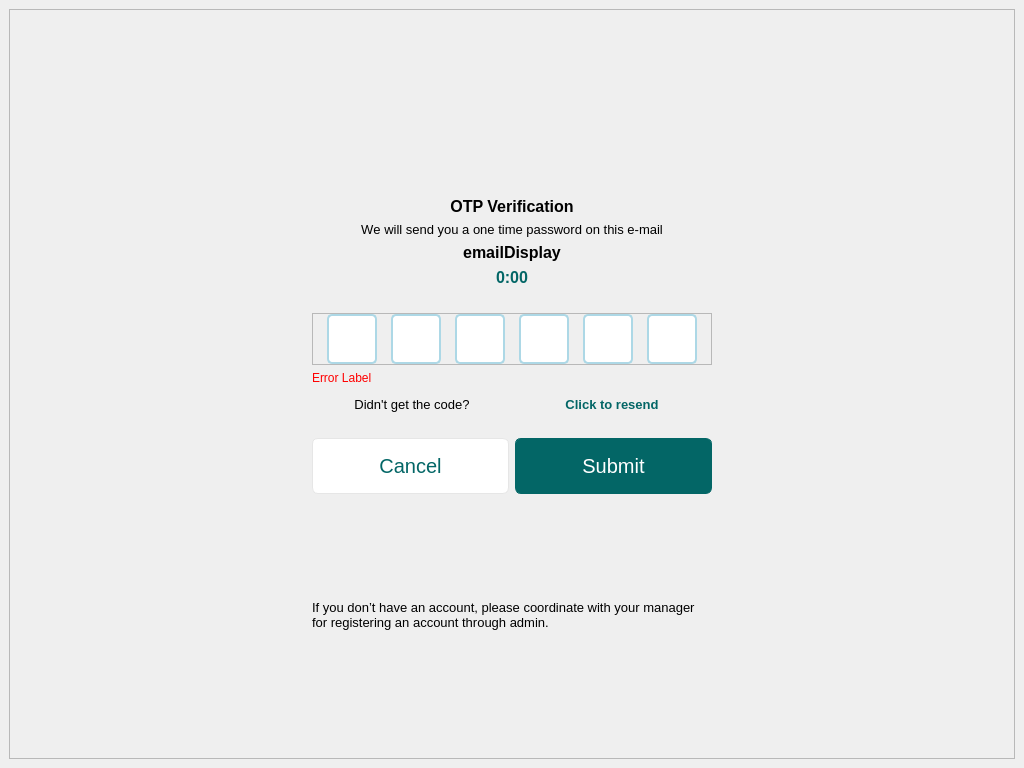
<?xml version="1.0" encoding="UTF-8"?>
<ui version="4.0">
 <class>MainWindow</class>
 <widget class="QMainWindow" name="MainWindow">
  <property name="geometry">
   <rect>
    <x>0</x>
    <y>0</y>
    <width>1024</width>
    <height>768</height>
   </rect>
  </property>
  <property name="windowTitle">
   <string>MainWindow</string>
  </property>
  <widget class="QWidget" name="centralwidget">
   <layout class="QHBoxLayout" name="horizontalLayout">
    <item>
     <widget class="QFrame" name="frame">
      <property name="frameShape">
       <enum>QFrame::StyledPanel</enum>
      </property>
      <property name="frameShadow">
       <enum>QFrame::Raised</enum>
      </property>
      <layout class="QGridLayout" name="gridLayout_3">
       <item row="2" column="1">
        <layout class="QVBoxLayout" name="verticalLayout_2">
         <property name="spacing">
          <number>6</number>
         </property>
         <item>
          <widget class="QWidget" name="logoWidget" native="true">
           <layout class="QHBoxLayout" name="horizontalLayout_3">
            <item>
             <widget class="QLabel" name="logo">
              <property name="enabled">
               <bool>true</bool>
              </property>
              <property name="maximumSize">
               <size>
                <width>250</width>
                <height>80</height>
               </size>
              </property>
              <property name="styleSheet">
               <string notr="true"/>
              </property>
              <property name="text">
               <string/>
              </property>
              <property name="textFormat">
               <enum>Qt::AutoText</enum>
              </property>
              <property name="pixmap">
               <pixmap>:/logos/Icons/logo1.png</pixmap>
              </property>
              <property name="scaledContents">
               <bool>true</bool>
              </property>
              <property name="alignment">
               <set>Qt::AlignCenter</set>
              </property>
              <property name="wordWrap">
               <bool>false</bool>
              </property>
             </widget>
            </item>
           </layout>
          </widget>
         </item>
         <item>
          <spacer name="verticalSpacer_8">
           <property name="orientation">
            <enum>Qt::Vertical</enum>
           </property>
           <property name="sizeHint" stdset="0">
            <size>
             <width>20</width>
             <height>20</height>
            </size>
           </property>
          </spacer>
         </item>
         <item>
          <widget class="QLabel" name="titleLabel">
           <property name="font">
            <font>
             <pointsize>12</pointsize>
             <bold>true</bold>
            </font>
           </property>
           <property name="text">
            <string>OTP Verification</string>
           </property>
           <property name="alignment">
            <set>Qt::AlignCenter</set>
           </property>
          </widget>
         </item>
         <item>
          <widget class="QLabel" name="instructionLabel">
           <property name="minimumSize">
            <size>
             <width>400</width>
             <height>0</height>
            </size>
           </property>
           <property name="maximumSize">
            <size>
             <width>400</width>
             <height>16777215</height>
            </size>
           </property>
           <property name="font">
            <font>
             <pointsize>10</pointsize>
             <bold>false</bold>
             <kerning>false</kerning>
            </font>
           </property>
           <property name="text">
            <string>We will send you a one time password on this e-mail</string>
           </property>
           <property name="textFormat">
            <enum>Qt::AutoText</enum>
           </property>
           <property name="scaledContents">
            <bool>false</bool>
           </property>
           <property name="alignment">
            <set>Qt::AlignCenter</set>
           </property>
           <property name="wordWrap">
            <bool>false</bool>
           </property>
           <property name="indent">
            <number>-1</number>
           </property>
          </widget>
         </item>
         <item>
          <widget class="QLabel" name="emailDISPLAY">
           <property name="font">
            <font>
             <pointsize>12</pointsize>
             <bold>true</bold>
            </font>
           </property>
           <property name="text">
            <string>emailDisplay</string>
           </property>
           <property name="alignment">
            <set>Qt::AlignCenter</set>
           </property>
          </widget>
         </item>
         <item>
          <widget class="QLabel" name="timer">
           <property name="font">
            <font>
             <pointsize>12</pointsize>
             <bold>true</bold>
            </font>
           </property>
           <property name="styleSheet">
            <string notr="true">QLabel {
    color: #036666;
}
</string>
           </property>
           <property name="text">
            <string>0:00</string>
           </property>
           <property name="alignment">
            <set>Qt::AlignCenter</set>
           </property>
          </widget>
         </item>
         <item>
          <spacer name="verticalSpacer_10">
           <property name="orientation">
            <enum>Qt::Vertical</enum>
           </property>
           <property name="sizeHint" stdset="0">
            <size>
             <width>20</width>
             <height>20</height>
            </size>
           </property>
          </spacer>
         </item>
         <item>
          <widget class="QFrame" name="OTP">
           <property name="frameShape">
            <enum>QFrame::StyledPanel</enum>
           </property>
           <property name="frameShadow">
            <enum>QFrame::Raised</enum>
           </property>
           <layout class="QHBoxLayout" name="horizontalLayout_2">
            <property name="spacing">
             <number>0</number>
            </property>
            <property name="sizeConstraint">
             <enum>QLayout::SetDefaultConstraint</enum>
            </property>
            <property name="leftMargin">
             <number>0</number>
            </property>
            <property name="topMargin">
             <number>0</number>
            </property>
            <property name="rightMargin">
             <number>0</number>
            </property>
            <property name="bottomMargin">
             <number>0</number>
            </property>
            <item>
             <widget class="QLineEdit" name="otp1">
              <property name="sizePolicy">
               <sizepolicy hsizetype="Fixed" vsizetype="Fixed">
                <horstretch>0</horstretch>
                <verstretch>0</verstretch>
               </sizepolicy>
              </property>
              <property name="minimumSize">
               <size>
                <width>50</width>
                <height>50</height>
               </size>
              </property>
              <property name="maximumSize">
               <size>
                <width>50</width>
                <height>50</height>
               </size>
              </property>
              <property name="styleSheet">
               <string notr="true">QLineEdit {
        border: 2px solid #ADD8E6;
        border-radius: 5px;
        padding: 12px;
        font-size: 16px;
    }</string>
              </property>
             </widget>
            </item>
            <item>
             <widget class="QLineEdit" name="otp2">
              <property name="sizePolicy">
               <sizepolicy hsizetype="Fixed" vsizetype="Fixed">
                <horstretch>0</horstretch>
                <verstretch>0</verstretch>
               </sizepolicy>
              </property>
              <property name="minimumSize">
               <size>
                <width>50</width>
                <height>50</height>
               </size>
              </property>
              <property name="maximumSize">
               <size>
                <width>50</width>
                <height>50</height>
               </size>
              </property>
              <property name="styleSheet">
               <string notr="true">QLineEdit {
        border: 2px solid #ADD8E6;
        border-radius: 5px;
        padding: 12px;
        font-size: 16px;
    }</string>
              </property>
             </widget>
            </item>
            <item>
             <widget class="QLineEdit" name="otp3">
              <property name="sizePolicy">
               <sizepolicy hsizetype="Fixed" vsizetype="Fixed">
                <horstretch>0</horstretch>
                <verstretch>0</verstretch>
               </sizepolicy>
              </property>
              <property name="minimumSize">
               <size>
                <width>50</width>
                <height>50</height>
               </size>
              </property>
              <property name="maximumSize">
               <size>
                <width>50</width>
                <height>50</height>
               </size>
              </property>
              <property name="styleSheet">
               <string notr="true">QLineEdit {
        border: 2px solid #ADD8E6;
        border-radius: 5px;
        padding: 12px;
        font-size: 16px;
    }</string>
              </property>
             </widget>
            </item>
            <item>
             <widget class="QLineEdit" name="otp4">
              <property name="sizePolicy">
               <sizepolicy hsizetype="Fixed" vsizetype="Fixed">
                <horstretch>0</horstretch>
                <verstretch>0</verstretch>
               </sizepolicy>
              </property>
              <property name="minimumSize">
               <size>
                <width>50</width>
                <height>50</height>
               </size>
              </property>
              <property name="maximumSize">
               <size>
                <width>50</width>
                <height>50</height>
               </size>
              </property>
              <property name="styleSheet">
               <string notr="true">QLineEdit {
        border: 2px solid #ADD8E6;
        border-radius: 5px;
        padding: 12px;
        font-size: 16px;
    }</string>
              </property>
             </widget>
            </item>
            <item>
             <widget class="QLineEdit" name="otp5">
              <property name="sizePolicy">
               <sizepolicy hsizetype="Fixed" vsizetype="Fixed">
                <horstretch>0</horstretch>
                <verstretch>0</verstretch>
               </sizepolicy>
              </property>
              <property name="minimumSize">
               <size>
                <width>50</width>
                <height>50</height>
               </size>
              </property>
              <property name="maximumSize">
               <size>
                <width>50</width>
                <height>50</height>
               </size>
              </property>
              <property name="styleSheet">
               <string notr="true">QLineEdit {
        border: 2px solid #ADD8E6;
        border-radius: 5px;
        padding: 12px;
        font-size: 16px;
    }</string>
              </property>
             </widget>
            </item>
            <item>
             <widget class="QLineEdit" name="otp6">
              <property name="sizePolicy">
               <sizepolicy hsizetype="Fixed" vsizetype="Fixed">
                <horstretch>0</horstretch>
                <verstretch>0</verstretch>
               </sizepolicy>
              </property>
              <property name="minimumSize">
               <size>
                <width>50</width>
                <height>50</height>
               </size>
              </property>
              <property name="maximumSize">
               <size>
                <width>50</width>
                <height>50</height>
               </size>
              </property>
              <property name="styleSheet">
               <string notr="true">QLineEdit {
        border: 2px solid #ADD8E6;
        border-radius: 5px;
        padding: 12px;
        font-size: 16px;
    }</string>
              </property>
             </widget>
            </item>
           </layout>
          </widget>
         </item>
         <item>
          <widget class="QLabel" name="errorLBL">
           <property name="styleSheet">
            <string notr="true">QLabel {
color: red;
}</string>
           </property>
           <property name="text">
            <string>Error Label</string>
           </property>
          </widget>
         </item>
         <item>
          <widget class="QWidget" name="widget_3" native="true"/>
         </item>
         <item>
          <widget class="QWidget" name="widget_2" native="true">
           <property name="minimumSize">
            <size>
             <width>0</width>
             <height>0</height>
            </size>
           </property>
           <property name="maximumSize">
            <size>
             <width>16777215</width>
             <height>16777215</height>
            </size>
           </property>
           <layout class="QHBoxLayout" name="horizontalLayout_5">
            <property name="spacing">
             <number>0</number>
            </property>
            <property name="leftMargin">
             <number>0</number>
            </property>
            <property name="topMargin">
             <number>0</number>
            </property>
            <property name="rightMargin">
             <number>0</number>
            </property>
            <property name="bottomMargin">
             <number>0</number>
            </property>
            <item>
             <widget class="QLabel" name="label">
              <property name="font">
               <font>
                <pointsize>10</pointsize>
               </font>
              </property>
              <property name="text">
               <string>Didn't get the code?</string>
              </property>
              <property name="alignment">
               <set>Qt::AlignCenter</set>
              </property>
             </widget>
            </item>
            <item>
             <widget class="QPushButton" name="resendBTN">
              <property name="minimumSize">
               <size>
                <width>0</width>
                <height>0</height>
               </size>
              </property>
              <property name="maximumSize">
               <size>
                <width>400</width>
                <height>56</height>
               </size>
              </property>
              <property name="font">
               <font>
                <pointsize>10</pointsize>
                <bold>true</bold>
                <underline>false</underline>
               </font>
              </property>
              <property name="layoutDirection">
               <enum>Qt::LeftToRight</enum>
              </property>
              <property name="styleSheet">
               <string notr="true">QPushButton {
    border: none;
    color: #036666;
    background: transparent;
}

QPushButton:hover {
    color: #049393;
}

QPushButton:pressed {
    color: #024c4c;
}
</string>
              </property>
              <property name="text">
               <string>Click to resend</string>
              </property>
             </widget>
            </item>
           </layout>
          </widget>
         </item>
         <item>
          <spacer name="verticalSpacer">
           <property name="orientation">
            <enum>Qt::Vertical</enum>
           </property>
           <property name="sizeHint" stdset="0">
            <size>
             <width>20</width>
             <height>20</height>
            </size>
           </property>
          </spacer>
         </item>
         <item>
          <widget class="QWidget" name="widget" native="true">
           <layout class="QHBoxLayout" name="horizontalLayout_4">
            <property name="leftMargin">
             <number>0</number>
            </property>
            <property name="topMargin">
             <number>0</number>
            </property>
            <property name="rightMargin">
             <number>0</number>
            </property>
            <property name="bottomMargin">
             <number>0</number>
            </property>
            <item>
             <widget class="QPushButton" name="cancelBTN">
              <property name="minimumSize">
               <size>
                <width>0</width>
                <height>56</height>
               </size>
              </property>
              <property name="maximumSize">
               <size>
                <width>400</width>
                <height>56</height>
               </size>
              </property>
              <property name="styleSheet">
               <string notr="true">QPushButton {
    padding: 5px;
    border: 1px solid #E6E6E6;
    border-radius: 6px;
    background-color: #FFFFFF;
    color: #036666;
    font-size: 20px;
}

QPushButton:hover {
    background-color: #E6E6E6;
}

QPushButton:pressed {
    background-color: #CCCCCC;
}
</string>
              </property>
              <property name="text">
               <string>Cancel</string>
              </property>
             </widget>
            </item>
            <item>
             <widget class="QPushButton" name="submitButton">
              <property name="minimumSize">
               <size>
                <width>0</width>
                <height>56</height>
               </size>
              </property>
              <property name="maximumSize">
               <size>
                <width>400</width>
                <height>56</height>
               </size>
              </property>
              <property name="styleSheet">
               <string notr="true">QPushButton {
    padding: 5px;
    border: 1px solid #036666;
    border-radius: 6px;
    background-color: #036666;
    color: white;
    font-size: 20px
}
QPushButton:hover {
    background-color: #049393;
}
QPushButton:pressed {
    background-color: #024c4c;
}</string>
              </property>
              <property name="text">
               <string>Submit</string>
              </property>
             </widget>
            </item>
           </layout>
          </widget>
         </item>
         <item>
          <spacer name="verticalSpacer_11">
           <property name="orientation">
            <enum>Qt::Vertical</enum>
           </property>
           <property name="sizeHint" stdset="0">
            <size>
             <width>20</width>
             <height>100</height>
            </size>
           </property>
          </spacer>
         </item>
         <item>
          <widget class="QLabel" name="helpLabel">
           <property name="minimumSize">
            <size>
             <width>400</width>
             <height>0</height>
            </size>
           </property>
           <property name="maximumSize">
            <size>
             <width>400</width>
             <height>16777215</height>
            </size>
           </property>
           <property name="sizeIncrement">
            <size>
             <width>400</width>
             <height>0</height>
            </size>
           </property>
           <property name="font">
            <font>
             <pointsize>10</pointsize>
             <bold>false</bold>
            </font>
           </property>
           <property name="text">
            <string>If you don’t have an account, please coordinate with your manager for registering an account through admin.</string>
           </property>
           <property name="textFormat">
            <enum>Qt::AutoText</enum>
           </property>
           <property name="scaledContents">
            <bool>false</bool>
           </property>
           <property name="wordWrap">
            <bool>true</bool>
           </property>
          </widget>
         </item>
        </layout>
       </item>
       <item row="3" column="1">
        <spacer name="verticalSpacer_12">
         <property name="orientation">
          <enum>Qt::Vertical</enum>
         </property>
         <property name="sizeHint" stdset="0">
          <size>
           <width>20</width>
           <height>40</height>
          </size>
         </property>
        </spacer>
       </item>
       <item row="2" column="0">
        <spacer name="horizontalSpacer_3">
         <property name="orientation">
          <enum>Qt::Horizontal</enum>
         </property>
         <property name="sizeHint" stdset="0">
          <size>
           <width>40</width>
           <height>20</height>
          </size>
         </property>
        </spacer>
       </item>
       <item row="0" column="1">
        <spacer name="verticalSpacer_7">
         <property name="orientation">
          <enum>Qt::Vertical</enum>
         </property>
         <property name="sizeHint" stdset="0">
          <size>
           <width>20</width>
           <height>40</height>
          </size>
         </property>
        </spacer>
       </item>
       <item row="2" column="2">
        <spacer name="horizontalSpacer_4">
         <property name="orientation">
          <enum>Qt::Horizontal</enum>
         </property>
         <property name="sizeHint" stdset="0">
          <size>
           <width>40</width>
           <height>20</height>
          </size>
         </property>
        </spacer>
       </item>
      </layout>
     </widget>
    </item>
   </layout>
  </widget>
 </widget>
 <resources>
  <include location="../../../assets/resourceFile.qrc"/>
  <include location="../../../assets/resourceFile.qrc"/>
  <include location="../../../assets/resourceFile.qrc"/>
  <include location="../../../assets/resourceFile.qrc"/>
 </resources>
 <connections/>
</ui>
